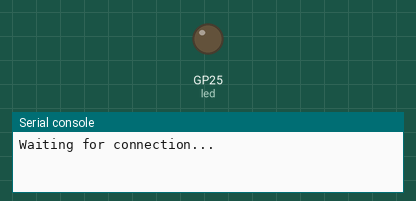
The program below on a simulated Raspberry Pi Pico running MicroPython. Parts: output pins drawn as LEDs (lit = HIGH), the last lines printed to the serial console. WiFi joins after 1.5 s. At 2.0 s the program stops and its outputs stay as they are.

Above: at 0.1 s.
At 2.1 s:
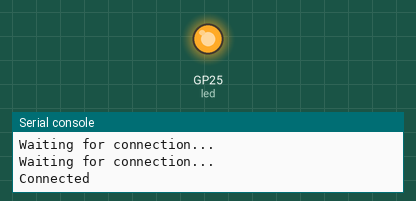
Timing chart, 0 to 3.5 s (numbered marks = the images above):
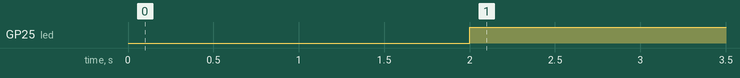

Measured:
- by itself, GP25 (led): LOW → HIGH at 2.0 s

The program:

wifi.py
```python
import network
import time
from machine import Pin

wlan = network.WLAN(network.STA_IF)
wlan.active(True)

ssid = ""
pw = ""

wlan.connect(ssid, pw)

def light_onboard_led():
    led = Pin('LED', Pin.OUT)
    led.value(1)

timeout = 10
while timeout > 0:
    if wlan.status() >= 3:
        print('Connected')
        light_onboard_led()
        break
    timeout -= 1
    print('Waiting for connection...')
    time.sleep(1)

wlan_status = wlan.status()
```
